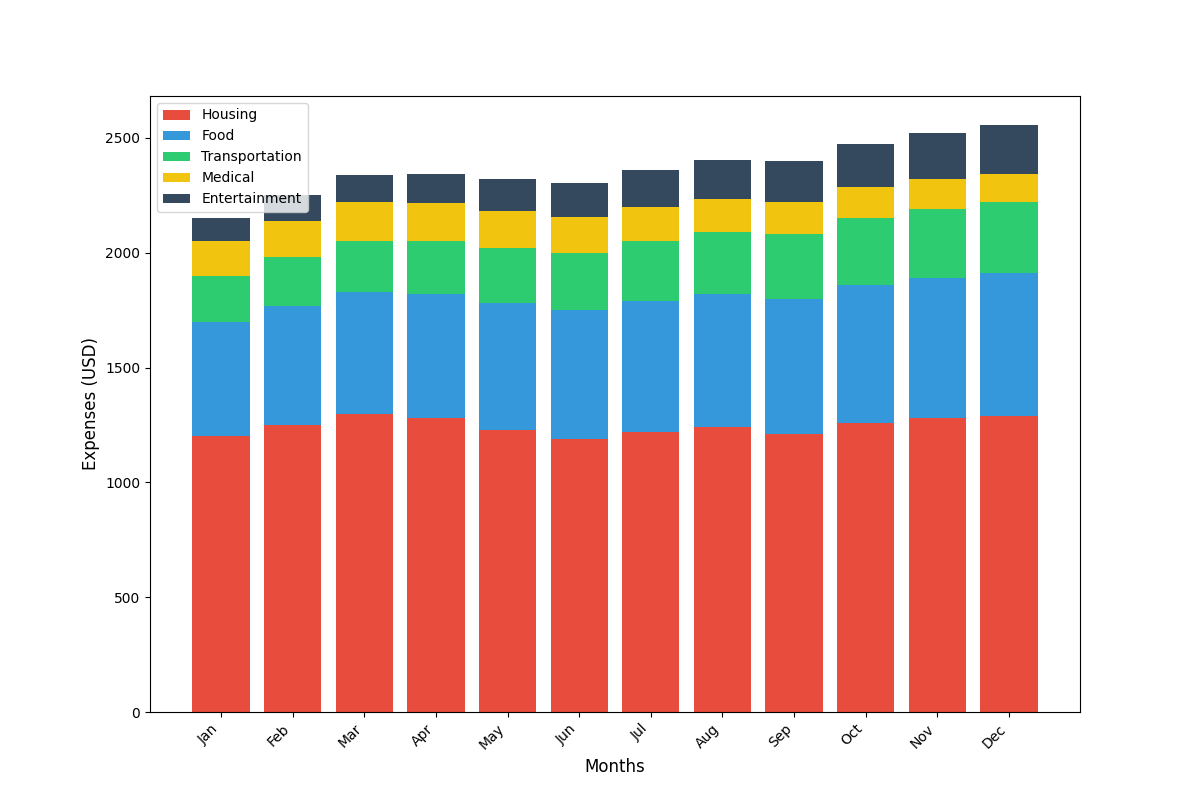

Recreate this plot in Python.
import matplotlib.pyplot as plt
import numpy as np

months = ['Jan', 'Feb', 'Mar', 'Apr', 'May', 'Jun', 'Jul', 'Aug', 'Sep', 'Oct', 'Nov', 'Dec']
categories = ['Housing', 'Food', 'Transportation', 'Medical', 'Entertainment']

expenses_data = np.array([
    [1200, 1250, 1300, 1280, 1230, 1190, 1220, 1240, 1210, 1260, 1280, 1290],
    [500, 520, 530, 540, 550, 560, 570, 580, 590, 600, 610, 620],
    [200, 210, 220, 230, 240, 250, 260, 270, 280, 290, 300, 310],
    [150, 160, 170, 165, 160, 155, 150, 145, 140, 135, 130, 125],
    [100, 110, 120, 130, 140, 150, 160, 170, 180, 190, 200, 210]
])

# New color set
colors = ['#e74c3c', '#3498db', '#2ecc71', '#f1c40f', '#34495e']

fig, ax = plt.subplots(figsize=(12, 8))

index = np.arange(len(months))
bottom = np.zeros(len(months))

for i in range(len(categories)):
    ax.bar(index, expenses_data[i], bottom=bottom, color=colors[i], label=categories[i])
    bottom += expenses_data[i]

ax.set_xlabel('Months', fontsize=12)
ax.set_ylabel('Expenses (USD)', fontsize=12)
ax.set_xticks(index)
ax.set_xticklabels(months, rotation=45, ha='right')

ax.legend()

plt.show()
